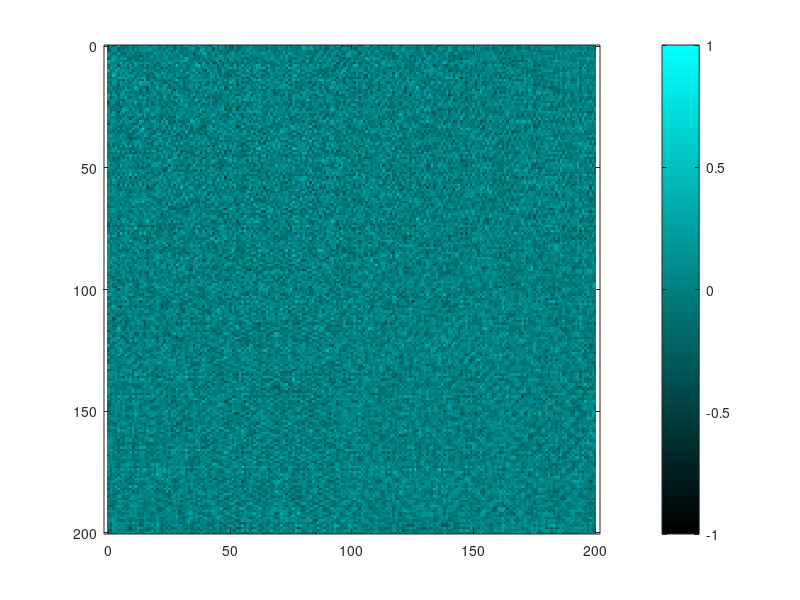

Here is the MATLAB script that generated this plot:
c=1; % speed of wave;
dx=1; % space step;
dt=0.1; % time step;
szx=200;
szy=200; % sizes
tm=1000; % time
k=0.002; % decay factor

x=0:dx:szx;
y=0:dx:szy; % space
t=0:dt:tm; % time

Lx=length(x);
Ly=length(y);

u=zeros(Ly,Lx); % initial value
u(50,70)=100; 
uo=u; % previose = curent => velocties =0

close all;
hf=figure;
ha=axes;
hi=imagesc(x,y,u);
colorbar;
set(ha,'clim',[-1 1]);
axis equal;

% cyan colormap:
bl1=linspace(0,1,64)';
bl2=linspace(0.0,1,64)';
bl3=linspace(0.0,0,64)';
bl=[bl3 bl2 bl1];
colormap(bl);

D=[0 1 0; 1 -4 1; 0 1 0]; % 2d laplace operator

kdt=k*dt;
c1=dt^2*c^2/dx^2;
lc=1;
dlc=15;
for tt=t
    un=(2-kdt)*u+(kdt-1)*uo+c1*conv2(u,D,'same'); % new
    
    uo=u; % curent become old
    u=un; % new become current
    
    if mod(lc-1,dlc)==0
        set(hi,'CData',u);
        drawnow;
    end
    
    lc=lc+1;
end


